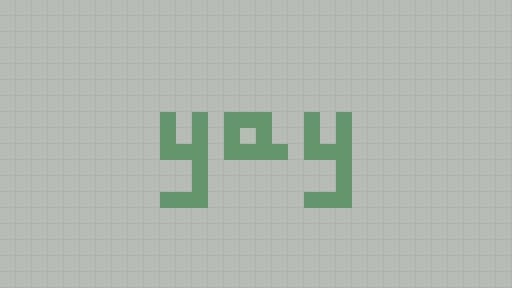

Tiled map render using the project's own tile images. Description and the whole map definition, tile-layer contents included, below:
An orthogonal 32x18 tile map with 16x16 px tiles, 1 tile layer (Background).

<map version="1.2" tiledversion="1.2.4" orientation="orthogonal" renderorder="right-down" width="32" height="18" tilewidth="16" tileheight="16" infinite="0" nextlayerid="10" nextobjectid="21">
 <tileset firstgid="1" name="spritesheet" tilewidth="16" tileheight="16" tilecount="16" columns="4">
  <image source="sprites/spritesheet.png" width="64" height="64" />
 </tileset>
 <layer id="9" name="Background" width="32" height="18">
  <data encoding="csv">
8,8,8,8,8,8,8,8,8,8,8,8,8,8,8,8,8,8,8,8,8,8,8,8,8,8,8,8,8,8,8,8,
8,8,8,8,8,8,8,8,8,8,8,8,8,8,8,8,8,8,8,8,8,8,8,8,8,8,8,8,8,8,8,8,
8,8,8,8,8,8,8,8,8,8,8,8,8,8,8,8,8,8,8,8,8,8,8,8,8,8,8,8,8,8,8,8,
8,8,8,8,8,8,8,8,8,8,8,8,8,8,8,8,8,8,8,8,8,8,8,8,8,8,8,8,8,8,8,8,
8,8,8,8,8,8,8,8,8,8,8,8,8,8,8,8,8,8,8,8,8,8,8,8,8,8,8,8,8,8,8,8,
8,8,8,8,8,8,8,8,8,8,8,8,8,8,8,8,8,8,8,8,8,8,8,8,8,8,8,8,8,8,8,8,
8,8,8,8,8,8,8,8,8,8,8,8,8,8,8,8,8,8,8,8,8,8,8,8,8,8,8,8,8,8,8,8,
8,8,8,8,8,8,8,8,8,8,1,8,1,8,1,1,1,8,8,1,8,1,8,8,8,8,8,8,8,8,8,8,
8,8,8,8,8,8,8,8,8,8,1,8,1,8,1,8,1,8,8,1,8,1,8,8,8,8,8,8,8,8,8,8,
8,8,8,8,8,8,8,8,8,8,1,1,1,8,1,1,1,1,8,1,1,1,8,8,8,8,8,8,8,8,8,8,
8,8,8,8,8,8,8,8,8,8,8,8,1,8,8,8,8,8,8,8,8,1,8,8,8,8,8,8,8,8,8,8,
8,8,8,8,8,8,8,8,8,8,8,8,1,8,8,8,8,8,8,8,8,1,8,8,8,8,8,8,8,8,8,8,
8,8,8,8,8,8,8,8,8,8,1,1,1,8,8,8,8,8,8,1,1,1,8,8,8,8,8,8,8,8,8,8,
8,8,8,8,8,8,8,8,8,8,8,8,8,8,8,8,8,8,8,8,8,8,8,8,8,8,8,8,8,8,8,8,
8,8,8,8,8,8,8,8,8,8,8,8,8,8,8,8,8,8,8,8,8,8,8,8,8,8,8,8,8,8,8,8,
8,8,8,8,8,8,8,8,8,8,8,8,8,8,8,8,8,8,8,8,8,8,8,8,8,8,8,8,8,8,8,8,
8,8,8,8,8,8,8,8,8,8,8,8,8,8,8,8,8,8,8,8,8,8,8,8,8,8,8,8,8,8,8,8,
8,8,8,8,8,8,8,8,8,8,8,8,8,8,8,8,8,8,8,8,8,8,8,8,8,8,8,8,8,8,8,8
</data>
 </layer>
</map>
